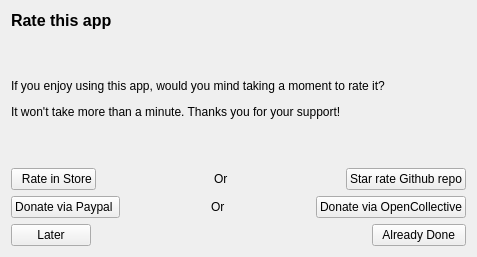
<?xml version="1.0" encoding="UTF-8"?>
<ui version="4.0">
 <class>RateApp</class>
 <widget class="QWidget" name="RateApp">
  <property name="geometry">
   <rect>
    <x>0</x>
    <y>0</y>
    <width>477</width>
    <height>257</height>
   </rect>
  </property>
  <property name="windowTitle">
   <string>Form</string>
  </property>
  <layout class="QVBoxLayout" name="verticalLayout">
   <item>
    <widget class="QLabel" name="label">
     <property name="sizePolicy">
      <sizepolicy hsizetype="Preferred" vsizetype="Maximum">
       <horstretch>0</horstretch>
       <verstretch>0</verstretch>
      </sizepolicy>
     </property>
     <property name="font">
      <font>
       <pointsize>12</pointsize>
       <weight>75</weight>
       <bold>true</bold>
      </font>
     </property>
     <property name="text">
      <string>Rate this app</string>
     </property>
    </widget>
   </item>
   <item>
    <widget class="QLabel" name="label_2">
     <property name="sizePolicy">
      <sizepolicy hsizetype="Preferred" vsizetype="Minimum">
       <horstretch>0</horstretch>
       <verstretch>0</verstretch>
      </sizepolicy>
     </property>
     <property name="text">
      <string>&lt;html&gt;&lt;head/&gt;&lt;body&gt;&lt;p&gt;If you enjoy using this app, would you mind taking a moment to rate it?&lt;/p&gt;&lt;p&gt;It won't take more than a minute. Thanks you for your support!&lt;/p&gt;&lt;/body&gt;&lt;/html&gt;</string>
     </property>
     <property name="wordWrap">
      <bool>true</bool>
     </property>
    </widget>
   </item>
   <item>
    <layout class="QVBoxLayout" name="verticalLayout_2">
     <property name="bottomMargin">
      <number>0</number>
     </property>
     <item>
      <layout class="QHBoxLayout" name="horizontalLayout_2">
       <item>
        <widget class="QPushButton" name="rateNowBtn">
         <property name="text">
          <string>  Rate in Store</string>
         </property>
        </widget>
       </item>
       <item>
        <spacer name="horizontalSpacer_2">
         <property name="orientation">
          <enum>Qt::Horizontal</enum>
         </property>
         <property name="sizeHint" stdset="0">
          <size>
           <width>40</width>
           <height>20</height>
          </size>
         </property>
        </spacer>
       </item>
       <item>
        <widget class="QLabel" name="label_4">
         <property name="sizePolicy">
          <sizepolicy hsizetype="Maximum" vsizetype="Preferred">
           <horstretch>0</horstretch>
           <verstretch>0</verstretch>
          </sizepolicy>
         </property>
         <property name="text">
          <string>Or</string>
         </property>
        </widget>
       </item>
       <item>
        <spacer name="horizontalSpacer_3">
         <property name="orientation">
          <enum>Qt::Horizontal</enum>
         </property>
         <property name="sizeHint" stdset="0">
          <size>
           <width>40</width>
           <height>20</height>
          </size>
         </property>
        </spacer>
       </item>
       <item>
        <widget class="QPushButton" name="rateOnGithub">
         <property name="text">
          <string>Star rate Github repo</string>
         </property>
        </widget>
       </item>
      </layout>
     </item>
     <item>
      <layout class="QHBoxLayout" name="horizontalLayout_3">
       <item>
        <widget class="QPushButton" name="donate">
         <property name="text">
          <string>Donate via Paypal </string>
         </property>
        </widget>
       </item>
       <item>
        <spacer name="horizontalSpacer_4">
         <property name="orientation">
          <enum>Qt::Horizontal</enum>
         </property>
         <property name="sizeHint" stdset="0">
          <size>
           <width>40</width>
           <height>20</height>
          </size>
         </property>
        </spacer>
       </item>
       <item>
        <widget class="QLabel" name="label_5">
         <property name="sizePolicy">
          <sizepolicy hsizetype="Maximum" vsizetype="Preferred">
           <horstretch>0</horstretch>
           <verstretch>0</verstretch>
          </sizepolicy>
         </property>
         <property name="text">
          <string>Or</string>
         </property>
        </widget>
       </item>
       <item>
        <spacer name="horizontalSpacer_5">
         <property name="orientation">
          <enum>Qt::Horizontal</enum>
         </property>
         <property name="sizeHint" stdset="0">
          <size>
           <width>40</width>
           <height>20</height>
          </size>
         </property>
        </spacer>
       </item>
       <item>
        <widget class="QPushButton" name="donate_2">
         <property name="text">
          <string>Donate via OpenCollective</string>
         </property>
        </widget>
       </item>
      </layout>
     </item>
     <item>
      <layout class="QHBoxLayout" name="horizontalLayout">
       <item>
        <widget class="QPushButton" name="laterBtn">
         <property name="text">
          <string>Later</string>
         </property>
        </widget>
       </item>
       <item>
        <spacer name="horizontalSpacer">
         <property name="orientation">
          <enum>Qt::Horizontal</enum>
         </property>
         <property name="sizeHint" stdset="0">
          <size>
           <width>40</width>
           <height>10</height>
          </size>
         </property>
        </spacer>
       </item>
       <item>
        <widget class="QPushButton" name="alreadyDoneBtn">
         <property name="styleSheet">
          <string notr="true"/>
         </property>
         <property name="text">
          <string>  Already Done  </string>
         </property>
        </widget>
       </item>
      </layout>
     </item>
    </layout>
   </item>
  </layout>
 </widget>
 <resources/>
 <connections/>
</ui>
